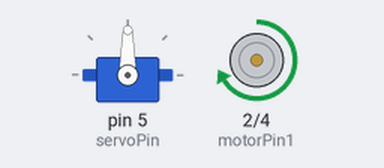
Simulated run of this sketch. Board: Arduino Uno, built with avr-gcc and run on an emulated ATmega328P. On the bench: servo, motor-driver pin pairs drawn as motors (green arrow = first pin HIGH = forward, orange = second pin HIGH = backward, longer = more drive, scaled by the enable pin).

Above: at 0.05 s.
At 3.0 s:
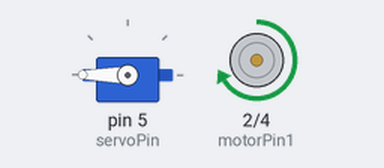
At 4.5 s:
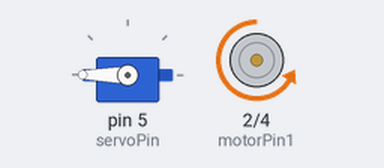
At 6.0 s:
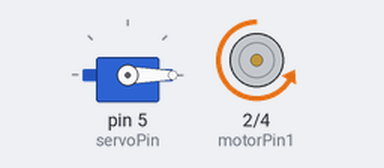
Timing chart, 0 to 7.8 s (numbered marks = the images above):
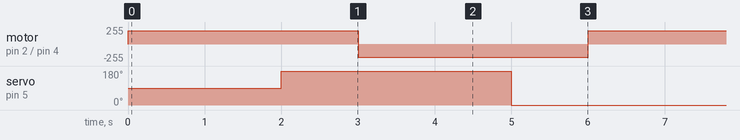

The sketch:

carsimpleconteolcode.ino
```cpp
#include <Servo.h>

// Motor control pins
const int motorPin1 = 2;  // Input 1 of L293D
const int motorPin2 = 4;  // Input 2 of L293D
const int enablePin = 3;  // Enable pin (speed control) of L293D

// Servo motor control pin
const int servoPin = 5;

// Create a Servo object
Servo servoMotor;

void setup() {
  // Setup motor pins as outputs
  pinMode(motorPin1, OUTPUT);
  pinMode(motorPin2, OUTPUT);
  pinMode(enablePin, OUTPUT);

  // Attach the servo motor to its control pin
  servoMotor.attach(servoPin);
}

void loop() {
  // Call functions to control the car movement and turning
  moveCarForward(); // Move the car forward
  delay(2000); // Wait for 2 seconds

  turnLeft(); // Turn the car left
  delay(1000); // Wait for 1 second

  moveCarBackward(); // Move the car backward
  delay(2000); // Wait for 2 seconds

  turnRight(); // Turn the car right
  delay(1000); // Wait for 1 second
}

void moveCarForward() {
  digitalWrite(motorPin1, HIGH);
  digitalWrite(motorPin2, LOW);
  analogWrite(enablePin, 200); // Full speed (255 is the maximum value)
}

void moveCarBackward() {
  digitalWrite(motorPin1, LOW);
  digitalWrite(motorPin2, HIGH);
  analogWrite(enablePin, 200); // Full speed (255 is the maximum value)
}

void stopCar() {
  digitalWrite(motorPin1, LOW);
  digitalWrite(motorPin2, LOW);
}

void turnLeft() {
  servoMotor.write(180); // 90 degrees is the middle position, adjust as needed for your setup
}

void turnRight() {
  servoMotor.write(0); // 0 degrees is the rightmost position, adjust as needed for your setup
}
```

Measured:
- by itself, motor on pin 2 (motorPin1) / pin 4 (motorPin2): alternates forward 200/255 for 3.0 s and backward 200/255 for 3.0 s
- by itself, servo on pin 5 (servoPin): alternates 180° for 3.0 s and 0° for 3.0 s
